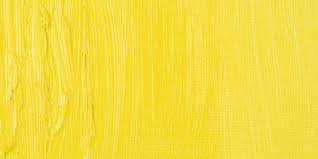
%> input picture Week 4/images/yellow10.jpg, 318 x 159 px; its folder holds 5 pictures in this run
$ octave lab4_1.m   (GNU Octave 9; MATLAB toolbox functions it lacks are replaced by stand-ins)
%> lines starting %> are read from the running program, lines starting %| are printed output that depends on the picture
clc
clear all
close all
D = './images';
S = dir(fullfile(D,'*.jpg')); % pattern to match filenames.

% Loading query image
query_image = imread('images/yellow10.jpg');
%> query_image is the input picture: size 159x318x3 uint8; mean R, G, B 245, 221.2, 64.4

% Extracting colour planes of query image
q_red = single(query_image(:,:,1));
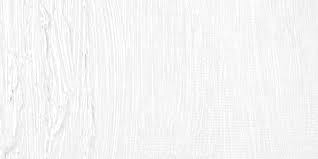
%> q_red: size 159x318 single; min 190, max 255, mean 245
q_green = single(query_image(:,:,2));
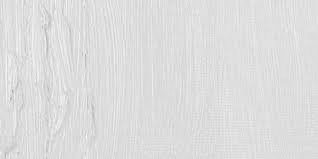
%> q_green: size 159x318 single; min 167, max 250, mean 221.2
q_blue = single(query_image(:,:,3));
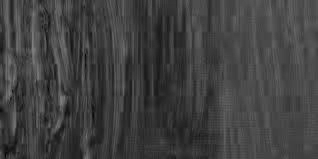
%> q_blue: size 159x318 single; min 0, max 129, mean 64.4

%Getting bin values of each color plane of query image
[Qbinval_red,Qbinloc_red] = imhist(q_red);
%> Qbinval_red = 256 values from 0 to 50562; Qbinloc_red = 256 values from 0 to 1
[Qbinval_green,Qbinloc_green] = imhist(q_green);
%> Qbinval_green = 256 values from 0 to 50562; Qbinloc_green = 256 values from 0 to 1
[Qbinval_blue,Qbinloc_blue] = imhist(q_blue);
%> Qbinval_blue = 256 values, max 50560 at index 256, min 0 at index 2, mean 197.5; Qbinloc_blue = 256 values from 0 to 1

%Combining Bin Values into one array
Q_row={'garbage'};
for i=1:numel(Qbinval_red)
       Q_row{end+1} = Qbinval_red(i);
end
%> after the loop, Q_row = 257 items
for i=1:numel(Qbinval_green)
       Q_row{end+1} = Qbinval_green(i);
end
%> after the loop, Q_row = 513 items
for i=1:numel(Qbinval_blue)
       Q_row{end+1} = Qbinval_blue(i);
end
%> after the loop, Q_row = 769 items

%creating first row - column names - of excel sheet
names = {'file_name'};
for i=0:255
names{end+1} = sprintf('%s%d', 'Red Color Bin ', i);
end
for i=0:255
names{end+1} = sprintf('%s%d', 'Green Color Bin ', i);
end
for i=0:255
names{end+1} = sprintf('%s%d', 'Blue Color Bin ', i);
end
names{end+1} = 'city block dist';
%> (the run ends here)
